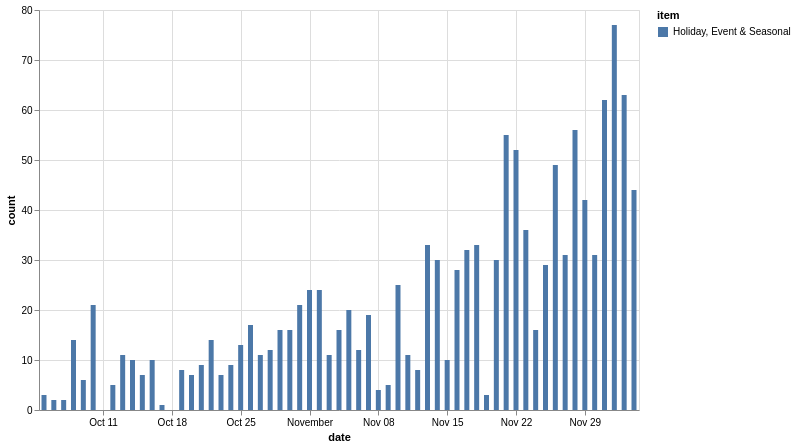

The specification (Vega-Lite) saved for this image:
### Vega-Lite specification from a JSON file in a GitHub repository (floating-point values rounded to 4 significant figures)
{"config": {"view": {"continuousWidth": 400, "continuousHeight": 300}}, "data": {"name": "data-662fd7fc088cae85bf5e7aa0e25866c9"}, "mark": "bar", "encoding": {"color": {"type": "nominal", "field": "item"}, "x": {"type": "temporal", "field": "date"}, "y": {"type": "quantitative", "field": "count"}}, "height": 400, "width": 600, "$schema": "https://vega.github.io/schema/vega-lite/v4.8.1.json", "datasets": {"data-662fd7fc088cae85bf5e7aa0e25866c9": [{"item": "Holiday, Event & Seasonal", "date": "2020-10-05", "count": 3}, {"item": "Holiday, Event & Seasonal", "date": "2020-10-06", "count": 2}, {"item": "Holiday, Event & Seasonal", "date": "2020-10-07", "count": 2}, {"item": "Holiday, Event & Seasonal", "date": "2020-10-08", "count": 14}, {"item": "Holiday, Event & Seasonal", "date": "2020-10-09", "count": 6}, {"item": "Holiday, Event & Seasonal", "date": "2020-10-10", "count": 21}, {"item": "Holiday, Event & Seasonal", "date": "2020-10-12", "count": 5}, {"item": "Holiday, Event & Seasonal", "date": "2020-10-13", "count": 11}, {"item": "Holiday, Event & Seasonal", "date": "2020-10-14", "count": 10}, {"item": "Holiday, Event & Seasonal", "date": "2020-10-15", "count": 7}, {"item": "Holiday, Event & Seasonal", "date": "2020-10-16", "count": 10}, {"item": "Holiday, Event & Seasonal", "date": "2020-10-17", "count": 1}, {"item": "Holiday, Event & Seasonal", "date": "2020-10-19", "count": 8}, {"item": "Holiday, Event & Seasonal", "date": "2020-10-20", "count": 7}, {"item": "Holiday, Event & Seasonal", "date": "2020-10-21", "count": 9}, {"item": "Holiday, Event & Seasonal", "date": "2020-10-22", "count": 14}, {"item": "Holiday, Event & Seasonal", "date": "2020-10-23", "count": 7}, {"item": "Holiday, Event & Seasonal", "date": "2020-10-24", "count": 9}, {"item": "Holiday, Event & Seasonal", "date": "2020-10-25", "count": 13}, {"item": "Holiday, Event & Seasonal", "date": "2020-10-26", "count": 17}, {"item": "Holiday, Event & Seasonal", "date": "2020-10-27", "count": 11}, {"item": "Holiday, Event & Seasonal", "date": "2020-10-28", "count": 12}, {"item": "Holiday, Event & Seasonal", "date": "2020-10-29", "count": 16}, {"item": "Holiday, Event & Seasonal", "date": "2020-10-30", "count": 16}, {"item": "Holiday, Event & Seasonal", "date": "2020-10-31", "count": 21}, {"item": "Holiday, Event & Seasonal", "date": "2020-11-01", "count": 24}, {"item": "Holiday, Event & Seasonal", "date": "2020-11-02", "count": 24}, {"item": "Holiday, Event & Seasonal", "date": "2020-11-03", "count": 11}, {"item": "Holiday, Event & Seasonal", "date": "2020-11-04", "count": 16}, {"item": "Holiday, Event & Seasonal", "date": "2020-11-05", "count": 20}, {"item": "Holiday, Event & Seasonal", "date": "2020-11-06", "count": 12}, {"item": "Holiday, Event & Seasonal", "date": "2020-11-07", "count": 19}, {"item": "Holiday, Event & Seasonal", "date": "2020-11-08", "count": 4}, {"item": "Holiday, Event & Seasonal", "date": "2020-11-09", "count": 5}, {"item": "Holiday, Event & Seasonal", "date": "2020-11-10", "count": 25}, {"item": "Holiday, Event & Seasonal", "date": "2020-11-11", "count": 11}, {"item": "Holiday, Event & Seasonal", "date": "2020-11-12", "count": 8}, {"item": "Holiday, Event & Seasonal", "date": "2020-11-13", "count": 33}, {"item": "Holiday, Event & Seasonal", "date": "2020-11-14", "count": 30}, {"item": "Holiday, Event & Seasonal", "date": "2020-11-15", "count": 10}, {"item": "Holiday, Event & Seasonal", "date": "2020-11-16", "count": 28}, {"item": "Holiday, Event & Seasonal", "date": "2020-11-17", "count": 32}, {"item": "Holiday, Event & Seasonal", "date": "2020-11-18", "count": 33}, {"item": "Holiday, Event & Seasonal", "date": "2020-11-19", "count": 3}, {"item": "Holiday, Event & Seasonal", "date": "2020-11-20", "count": 30}, {"item": "Holiday, Event & Seasonal", "date": "2020-11-21", "count": 55}, {"item": "Holiday, Event & Seasonal", "date": "2020-11-22", "count": 52}, {"item": "Holiday, Event & Seasonal", "date": "2020-11-23", "count": 36}, {"item": "Holiday, Event & Seasonal", "date": "2020-11-24", "count": 16}, {"item": "Holiday, Event & Seasonal", "date": "2020-11-25", "count": 29}, {"item": "Holiday, Event & Seasonal", "date": "2020-11-26", "count": 49}, {"item": "Holiday, Event & Seasonal", "date": "2020-11-27", "count": 31}, {"item": "Holiday, Event & Seasonal", "date": "2020-11-28", "count": 56}, {"item": "Holiday, Event & Seasonal", "date": "2020-11-29", "count": 42}, {"item": "Holiday, Event & Seasonal", "date": "2020-11-30", "count": 31}, {"item": "Holiday, Event & Seasonal", "date": "2020-12-01", "count": 62}, {"item": "Holiday, Event & Seasonal", "date": "2020-12-02", "count": 77}, {"item": "Holiday, Event & Seasonal", "date": "2020-12-03", "count": 63}, {"item": "Holiday, Event & Seasonal", "date": "2020-12-04", "count": 44}]}}
